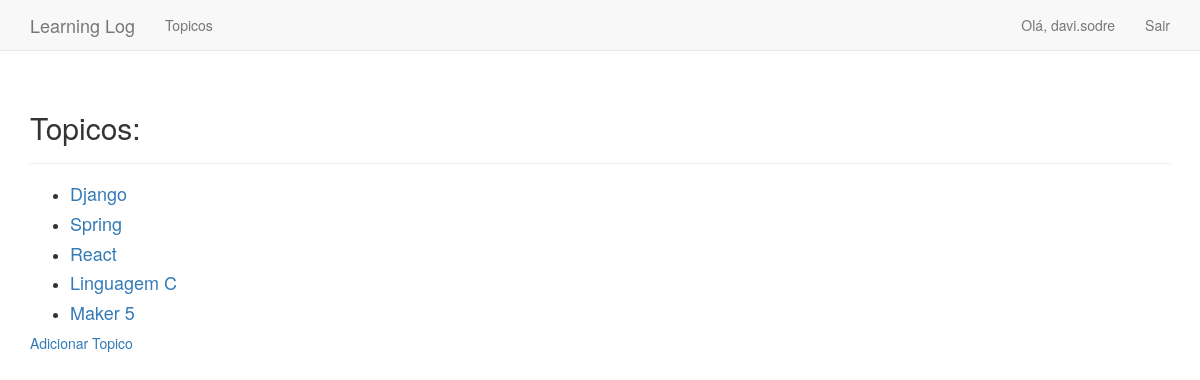
The app's page /topics/ (signed in) with its own data.
### tutorials/models.py (models this page shows)
class Topic(models.Model):
    text =   models.CharField(max_length=200)
    date_added = models.DateTimeField(auto_now_add= True)
    owner = models.ForeignKey(User,on_delete=models.CASCADE)
    def __str__(self):
        return self.text

### tutorials/views.py (the view)
# urls.py: path('topics/', views.topics, name='topics' ),
@login_required
def topics(request):
    topics = Topic.objects.filter(owner = request.user).order_by('date_added')
    context = {'topics' : topics }
    return render(request, 'paginas/topics.html',context)

### tutorials/templates/paginas/topics.html
{% extends "paginas/base.html" %}
{% load bootstrap3 %}
{% block header %}<h2>Topicos: </h2>{% endblock header %}
{% block conteudo %}
    <ul>
        {% for topic in topics %}
            <li>
                <h4>
                    <a href = "{% url 'topic' topic.id %}" style="text-decoration: none">{{ topic }}</a>
                </h4>
            </li>
        {% empty %}
            <li>Não há tópicos</li>
        {% endfor %}
    </ul>
    <a href = "{% url 'new_topic' %}" style="text-decoration: none">Adicionar Topico</a>
{% endblock conteudo %}

### tutorials/templates/paginas/base.html (shortened to what this page needs)
{% load bootstrap3 %}
<!doctype html>
<html lang="pt-br">
  <head>
    {% bootstrap_css %}
  </head>
  <body>
    <nav class="navbar navbar-default navbar-static-top">
        <div class="container">
            <div class="navbar-header">
                <a class="navbar-brand" href = "{% url 'index' %}" style="text-decoration: none">Learning Log</a>
            </div>
            <div class="collapse navbar-collapse" id = "navbar">
                <ul class="nav navbar-nav">
                    <li><a href = "{% url 'topics' %}" style="text-decoration: none">Topicos</a> </li>
                </ul>
                <ul class="nav navbar-nav navbar-right">
                    {% if user.is_authenticated %}
                        <li><a>Olá, {{user.username}}</a></li>
                        <li><a href = "{% url 'logout' %}" style="text-decoration: none">Sair</a> </li>
                    {% else %}
                        <li><a href = "{% url 'register' %}" style="text-decoration: none">Cadastre-se</a></li>
                        <li><a href = "{% url 'login' %}" style="text-decoration: none">Entar</a></li>
                    {% endif %}
                </ul>
            </div>
        </div>
    </nav>
    <div class="container">
        <div class = "page-header">{% block header %}{% endblock header %} </div>
        <div>{% block conteudo %}{% endblock conteudo %}</div>
    </div>
  </body>
</html>

### records on screen
Topic: text "Django"
Topic: text "Spring"
Topic: text "React"
Topic: text "Linguagem C"
Topic: text "Maker 5"

### other values on screen
{{ user.username }} "davi.sodre"
